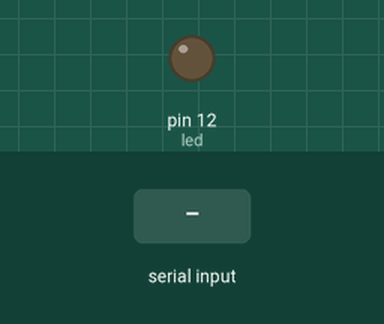
A sketch run on a simulated Arduino Uno, built with avr-gcc and run on an emulated ATmega328P. Shown: output pins drawn as LEDs (lit = HIGH). The test bench sets the inputs (shaded band).

Above: at 1.2 s.
1.3 s: "A" received over Serial
At 1.8 s:
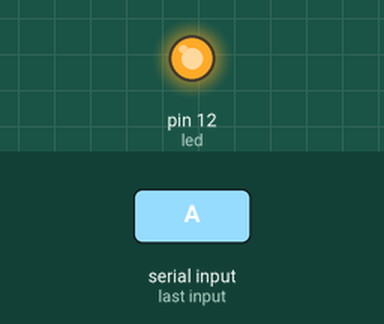
2.8 s: "a" received over Serial
At 4.1 s:
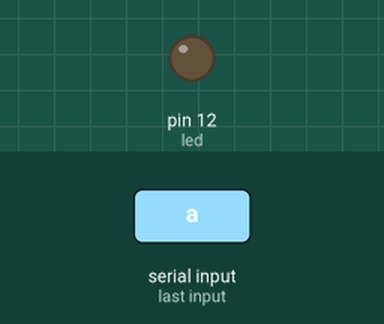
Timing chart, 0 to 5.8 s (numbered marks = the images above; inputs shaded):
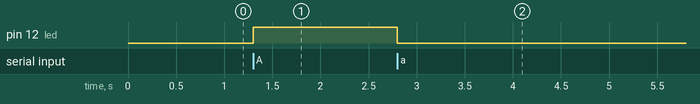

The sketch:

master_writer2.ino
```cpp
int led = 12;

char comando;
// the setup routine runs once when you press reset:
void setup()
{
  // initialize the digital pin as an output.
  pinMode(led, OUTPUT);
  Serial.begin(9600); /// 8n1
}

// the loop routine runs over and over again forever:
void loop()
{

  if(Serial.available()>0)
  {
   comando= Serial.read();

    switch (comando)
{
   case 'A':
     digitalWrite(led, HIGH);
   break;

   case 'a':
      digitalWrite(led, LOW);
   break;

   default:
   break;
}
}

}
```

Measured:
- after the input at 1.3 s, pin 12 (led): LOW → HIGH at once
- after the input at 2.8 s, pin 12 (led): HIGH → LOW at once
